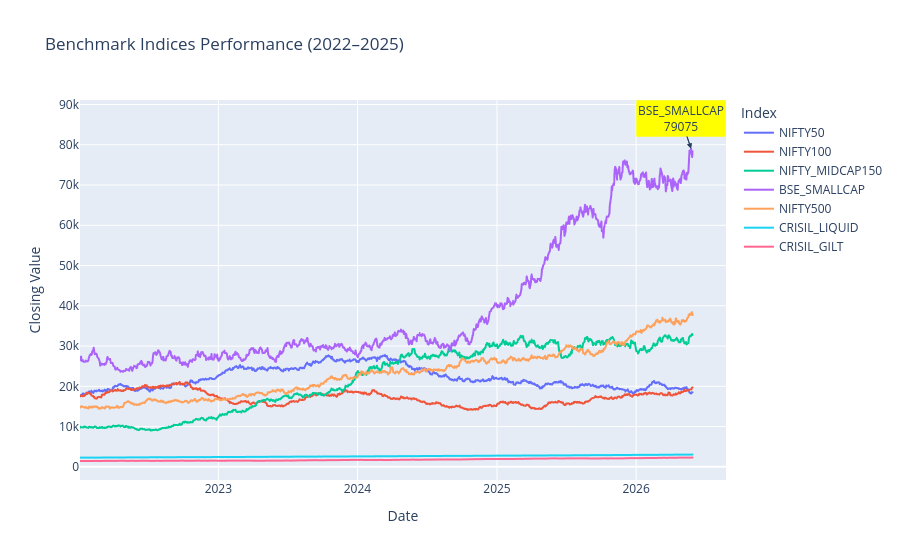

Notebook code cell kept with this figure:
### Code cell
max_row = benchmark.loc[benchmark["close_value"].idxmax()]

fig.add_annotation(
    x=max_row["date"].strftime("%Y-%m-%d"),
    y=max_row["close_value"],
    text=f'{max_row["index_name"]}<br>{max_row["close_value"]:.0f}',
    showarrow=True,
    arrowhead=2,
    bgcolor="yellow"
)

fig.show()
fig.write_image("reports/benchmark_indices_performance.png")

### Figure 1 — Plotly figure (JSON) as saved in the notebook; plotly's stock layout.template omitted (floating-point values rounded to 4 significant figures; data arrays with more than 128 entries replaced by an {"elided": "..."} marker saying what was removed)
{"data": [{"hovertemplate": "index_name=NIFTY50<br>date=%{x}<br>close_value=%{y}<extra></extra>", "legendgroup": "NIFTY50", "line": {"color": "#636efa", "dash": "solid"}, "marker": {"symbol": "circle"}, "mode": "lines", "name": "NIFTY50", "showlegend": true, "type": "scattergl", "x": {"elided": "1150 str values"}, "xaxis": "x", "y": {"elided": "1150 float values"}, "yaxis": "y"}, {"hovertemplate": "index_name=NIFTY100<br>date=%{x}<br>close_value=%{y}<extra></extra>", "legendgroup": "NIFTY100", "line": {"color": "#EF553B", "dash": "solid"}, "marker": {"symbol": "circle"}, "mode": "lines", "name": "NIFTY100", "showlegend": true, "type": "scattergl", "x": {"elided": "1150 str values"}, "xaxis": "x", "y": {"elided": "1150 float values"}, "yaxis": "y"}, {"hovertemplate": "index_name=NIFTY_MIDCAP150<br>date=%{x}<br>close_value=%{y}<extra></extra>", "legendgroup": "NIFTY_MIDCAP150", "line": {"color": "#00cc96", "dash": "solid"}, "marker": {"symbol": "circle"}, "mode": "lines", "name": "NIFTY_MIDCAP150", "showlegend": true, "type": "scattergl", "x": {"elided": "1150 str values"}, "xaxis": "x", "y": {"elided": "1150 float values"}, "yaxis": "y"}, {"hovertemplate": "index_name=BSE_SMALLCAP<br>date=%{x}<br>close_value=%{y}<extra></extra>", "legendgroup": "BSE_SMALLCAP", "line": {"color": "#ab63fa", "dash": "solid"}, "marker": {"symbol": "circle"}, "mode": "lines", "name": "BSE_SMALLCAP", "showlegend": true, "type": "scattergl", "x": {"elided": "1150 str values"}, "xaxis": "x", "y": {"elided": "1150 float values"}, "yaxis": "y"}, {"hovertemplate": "index_name=NIFTY500<br>date=%{x}<br>close_value=%{y}<extra></extra>", "legendgroup": "NIFTY500", "line": {"color": "#FFA15A", "dash": "solid"}, "marker": {"symbol": "circle"}, "mode": "lines", "name": "NIFTY500", "showlegend": true, "type": "scattergl", "x": {"elided": "1150 str values"}, "xaxis": "x", "y": {"elided": "1150 float values"}, "yaxis": "y"}, {"hovertemplate": "index_name=CRISIL_LIQUID<br>date=%{x}<br>close_value=%{y}<extra></extra>", "legendgroup": "CRISIL_LIQUID", "line": {"color": "#19d3f3", "dash": "solid"}, "marker": {"symbol": "circle"}, "mode": "lines", "name": "CRISIL_LIQUID", "showlegend": true, "type": "scattergl", "x": {"elided": "1150 str values"}, "xaxis": "x", "y": {"elided": "1150 float values"}, "yaxis": "y"}, {"hovertemplate": "index_name=CRISIL_GILT<br>date=%{x}<br>close_value=%{y}<extra></extra>", "legendgroup": "CRISIL_GILT", "line": {"color": "#FF6692", "dash": "solid"}, "marker": {"symbol": "circle"}, "mode": "lines", "name": "CRISIL_GILT", "showlegend": true, "type": "scattergl", "x": {"elided": "1150 str values"}, "xaxis": "x", "y": {"elided": "1150 float values"}, "yaxis": "y"}], "layout": {"annotations": [{"arrowhead": 2, "bgcolor": "yellow", "showarrow": true, "text": "BSE_SMALLCAP<br>79075", "x": "2026-05-25T00:00:00", "y": 79080.0}, {"arrowhead": 2, "bgcolor": "yellow", "showarrow": true, "text": "BSE_SMALLCAP<br>79075", "x": "2026-05-25", "y": 79080.0}], "legend": {"title": {"text": "Index"}, "tracegroupgap": 0}, "title": {"text": "Benchmark Indices Performance (2022–2025)"}, "xaxis": {"anchor": "y", "domain": [0, 1], "title": {"text": "Date"}}, "yaxis": {"anchor": "x", "domain": [0, 1], "title": {"text": "Closing Value"}}}}
